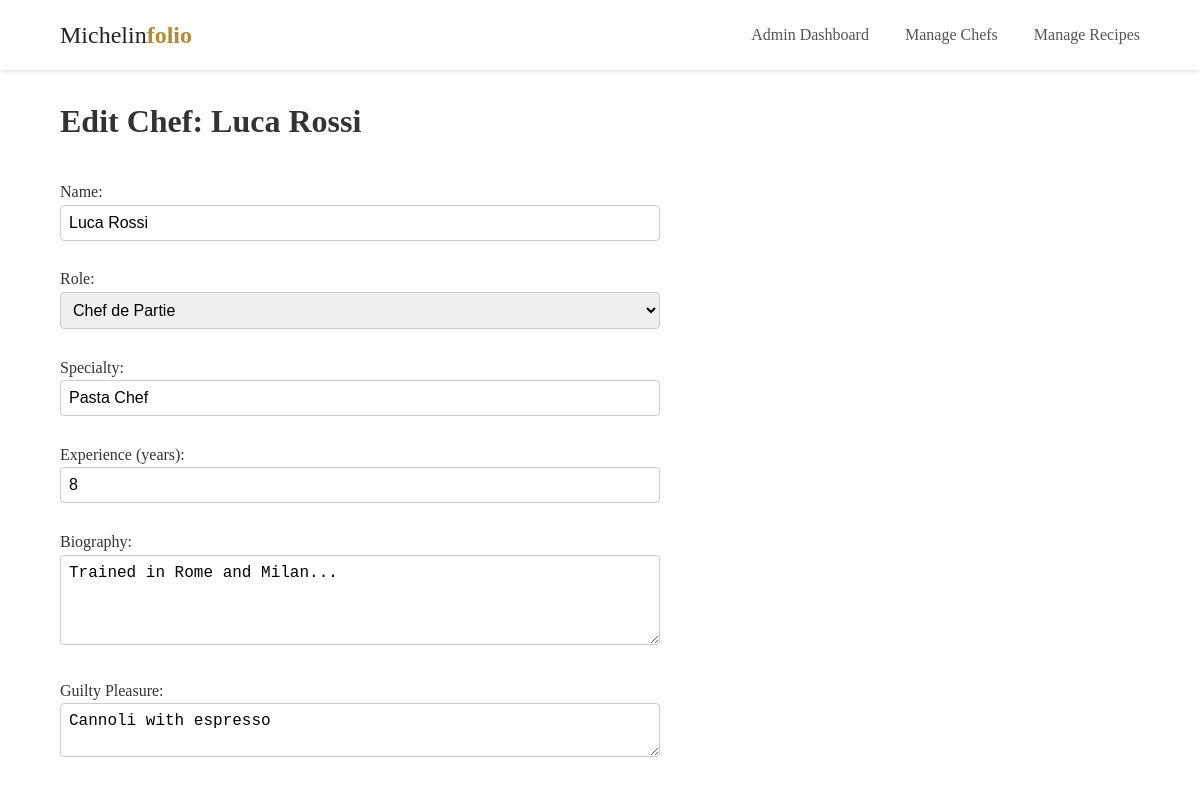
/admin/edit_chef.php?id=3, run on the app's committed database.
### tables this page shows
CREATE TABLE chefs (
    id INT AUTO_INCREMENT PRIMARY KEY,
    name VARCHAR(255) NOT NULL,
    role ENUM(
        'Executive Chef',
        'Head Chef',
        'Sous Chef',
        'Chef de Partie',
        'Commis Chef',
        'Kitchen Porter'
    ) NOT NULL,
    specialty VARCHAR(400) NOT NULL,
    biography TEXT,
    experience_years INT CHECK (experience_years >= 0),
    guilty_pleasure TEXT,
    image_path VARCHAR(255)
);

### admin/edit_chef.php (the view, shortened to what this page needs)
<?php
include __DIR__ . '/../inc/header_admin.php';
include __DIR__ . '/../config.php';
$chef_id = (int)$_GET['id'];
$stmt = $conn->prepare("SELECT * FROM chefs WHERE id = ?");
$stmt->bind_param("i", $chef_id);
$stmt->execute();
$res = $stmt->get_result();
$chef = $res->fetch_assoc();
?>
<div class="container animate-on-scroll" style="padding-top:6rem;">
  <h1 class="animate-on-scroll">Edit Chef: <?= htmlspecialchars($chef['name']) ?></h1>
  <form method="post" enctype="multipart/form-data"
        class="animate-on-scroll"
        style="max-width:600px; margin-top:2rem;">
    <label class="animate-on-scroll">Name:<br>
      <input type="text" name="name"
             value="<?= htmlspecialchars($chef['name']) ?>"
             required class="form-input">
    </label><br><br>
    <label class="animate-on-scroll">Role:<br>
      <select name="role" required class="form-input">
        <?php
        $roles = ['Executive Chef','Head Chef','Sous Chef','Chef de Partie','Commis Chef','Kitchen Porter'];
        foreach ($roles as $r) {
            $sel = $chef['role'] === $r ? 'selected' : '';
            echo "<option value=\"" . htmlspecialchars($r) . "\" $sel>" . htmlspecialchars($r) . "</option>";
        }
        ?>
      </select>
    </label><br><br>
    <label class="animate-on-scroll">Specialty:<br>
      <input type="text" name="specialty" maxlength="400"
             value="<?= htmlspecialchars($chef['specialty']) ?>"
             required class="form-input">
    </label><br><br>
    <label class="animate-on-scroll">Experience (years):<br>
      <input type="number" name="experience_years" min="0"
             value="<?= (int)$chef['experience_years'] ?>"
             required class="form-input">
    </label><br><br>
    <label class="animate-on-scroll">Biography:<br>
      <textarea name="biography" rows="4" class="form-input"><?= htmlspecialchars($chef['biography']) ?></textarea>
    </label><br><br>
    <label class="animate-on-scroll">Guilty Pleasure:<br>
      <textarea name="guilty_pleasure" rows="2" class="form-input"><?= htmlspecialchars($chef['guilty_pleasure']) ?></textarea>
    </label><br><br>
    <br><br>
  </form>
</div>
<?php include __DIR__ . '/../inc/footer.php'; ?>

### css/style.css (style rules this page uses)
* { box-sizing: border-box; margin: 0; padding: 0; }
body { font-family: 'Lora', serif; color: #333; line-height: 1.6; }
.container { width: 90%; max-width: 1200px; margin: 0 auto; }
.form-input { width: 100%; padding: 0.5rem; font-size: 1rem; border: 1px solid #ccc; border-radius: 4px; }
.animate-on-scroll { opacity: 0; transform: translateY(20px); transition: opacity 0.6s ease-out, transform 0.6s ease-out; }
.animate-on-scroll.visible { opacity: 1; transform: translateY(0); }

### data on the page
chefs: name "Luca Rossi", specialty "Pasta Chef", experience_years "8", biography "Trained in Rome and Milan...", guilty_pleasure "Cannoli with espresso"

### other printed values
form field role "Chef de Partie"
